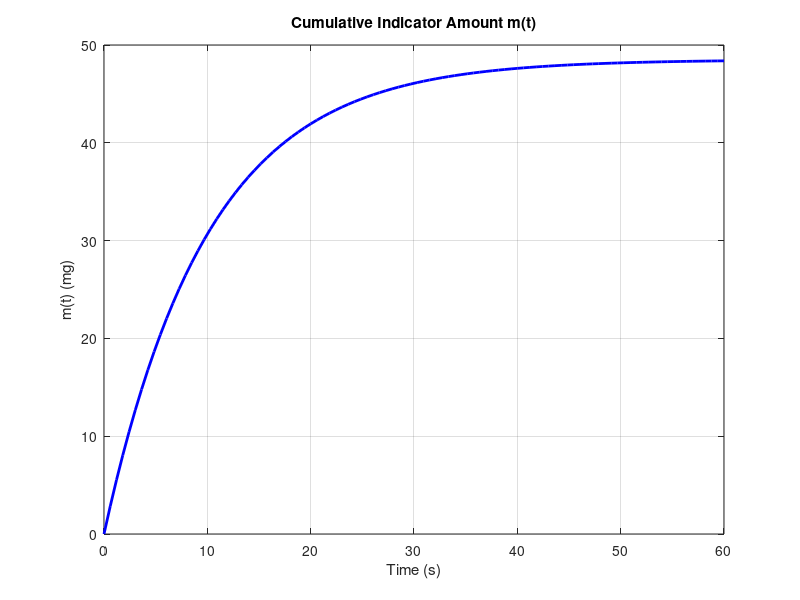
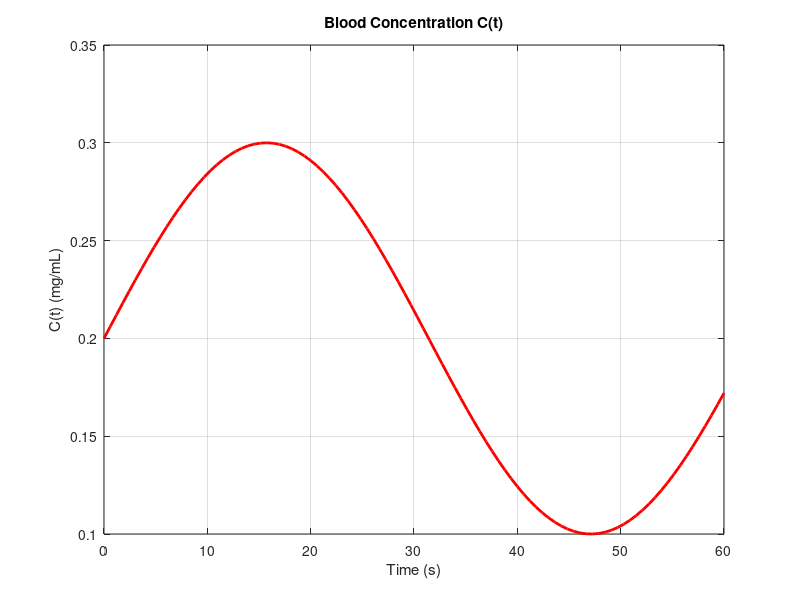
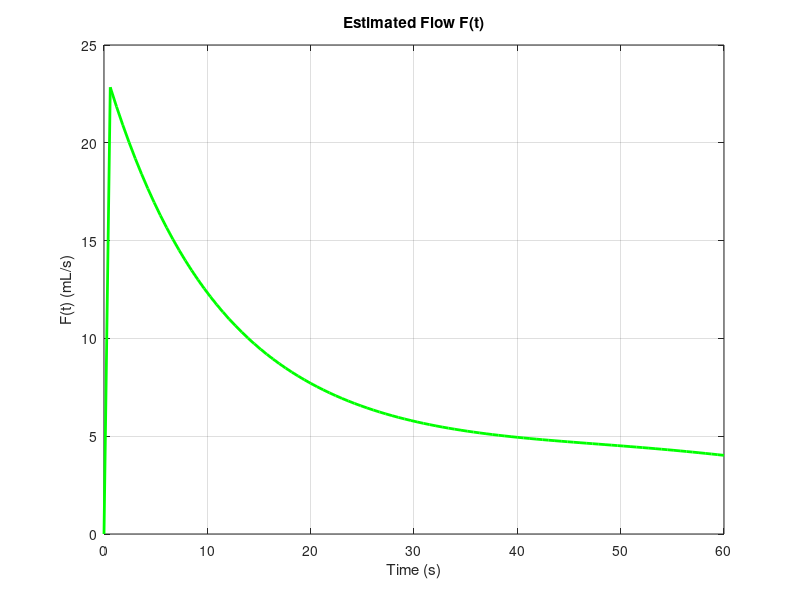

MATLAB code to generate these figures, in order:
% Time vector
t = linspace(0, 60, 100); % 1 minute, 100 samples
dt = t(2) - t(1); % time step

% Indicator injection rate Fi(t) in mg/s
Fi = 5 * exp(-0.1 * t);

% Simulated concentration in blood C(t) in mg/mL
C = 0.2 + 0.1 * sin(0.1 * t);

% Initialize variables
m = zeros(size(t));   % cumulative indicator amount (mg)
AUC = zeros(size(t)); % area under curve for C(t)
F = zeros(size(t));   % estimated flow over time (mL/s)

% Loop for numerical integration
for i = 2:length(t)
    m(i) = m(i-1) + Fi(i) * dt;       % cumulative m(t)
    AUC(i) = AUC(i-1) + C(i) * dt;    % integral of C(t)
    
    if AUC(i) ~= 0
        F(i) = m(i) / AUC(i);         % Fick’s principle
    else
        F(i) = NaN;                   % avoid divide-by-zero
    end
end

% Plot 1: Cumulative indicator amount m(t)
figure;
plot(t, m, 'b', 'LineWidth', 2);
title('Cumulative Indicator Amount m(t)');
xlabel('Time (s)');
ylabel('m(t) (mg)');
grid on;

% Plot 2: Concentration in blood C(t)
figure;
plot(t, C, 'r', 'LineWidth', 2);
title('Blood Concentration C(t)');
xlabel('Time (s)');
ylabel('C(t) (mg/mL)');
grid on;

% Plot 3: Estimated Flow F(t)
figure;
plot(t, F, 'g', 'LineWidth', 2);
title('Estimated Flow F(t)');
xlabel('Time (s)');
ylabel('F(t) (mL/s)');
grid on;